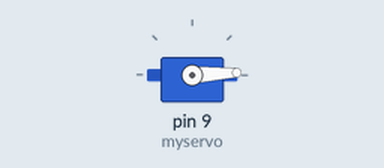
The sketch below on a simulated Arduino Uno, built with avr-gcc and run on an emulated ATmega328P. Shown: servo.

Above: at 0.05 s.
At 0.8 s:
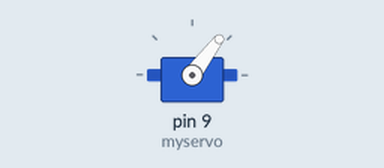
At 3.4 s:
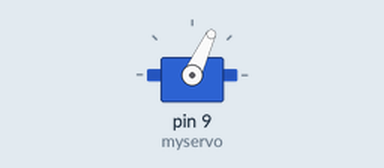
At 6.75 s:
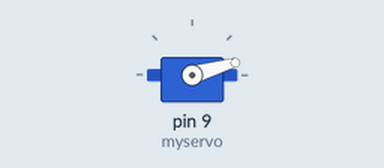
Timing chart, 0 to 15.6 s (numbered marks = the images above):
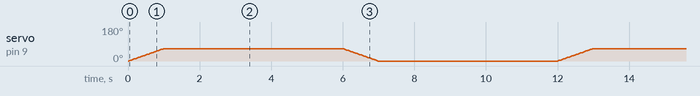

The sketch:

stirrer.ino
```cpp
#include <Servo.h>

Servo myservo;

int pos = 0;
void setup() {
  myservo.attach(9);
}

void loop() {
  for (pos = 0; pos <= 65; pos += 1) {
    myservo.write(pos);
    delay(15);
  }
  delay(5000);
  for (pos = 65; pos >= 0; pos -= 1) {
    myservo.write(pos);
    delay(15);
  }
  delay(5000);
}
```
